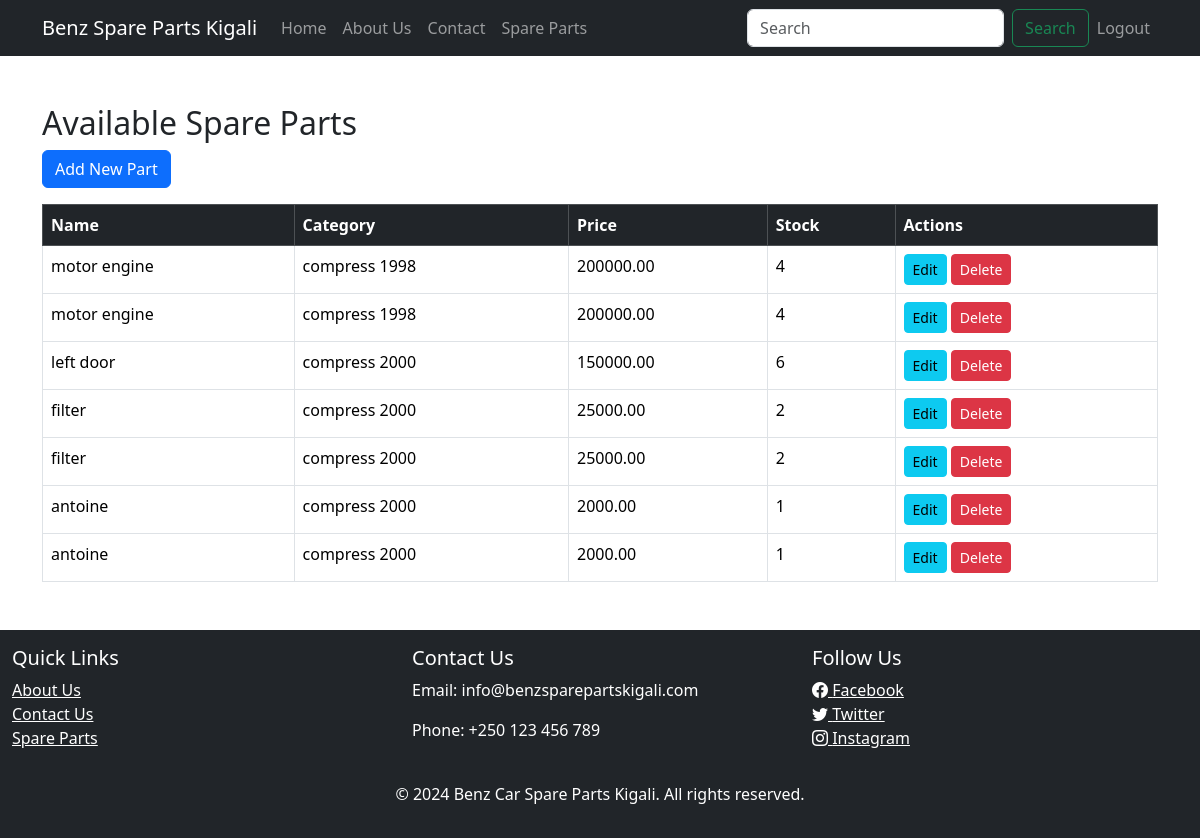
Screenshot of /spare_parts2.php (signed in) with the database file from the repository.
### tables this page shows
CREATE TABLE `parts` (
  `id` int(11) NOT NULL,
  `name` varchar(100) NOT NULL,
  `category` varchar(100) DEFAULT NULL,
  `price` decimal(10,2) NOT NULL,
  `stock` int(11) DEFAULT '0',
  `created_at` timestamp NULL DEFAULT CURRENT_TIMESTAMP
);

### spare_parts2.php (the view, shortened to what this page needs)
<?php
include 'db/db.php';
$result = $conn->query("SELECT * FROM parts");
?>
<!DOCTYPE html>
<html lang="en">
<head>
    <link href="https://cdn.jsdelivr.net/npm/bootstrap@5.3.3/dist/css/bootstrap.min.css" rel="stylesheet">
    <link href="https://cdnjs.cloudflare.com/ajax/libs/bootstrap-icons/1.5.0/font/bootstrap-icons.min.css" rel="stylesheet">
</head>
<body>
<nav class="navbar navbar-expand-lg navbar-dark bg-dark">
    <div class="container">
        <a class="navbar-brand" href="#">Benz Spare Parts Kigali</a>
        <div class="collapse navbar-collapse" id="navbarNav">
            <ul class="navbar-nav me-auto">
                <li class="nav-item">
                    <a class="nav-link" href="index.php">Home</a>
                </li>
                <li class="nav-item">
                    <a class="nav-link" href="about.php">About Us</a>
                </li>
                <li class="nav-item">
                    <a class="nav-link" href="contact.php">Contact</a>
                </li>
                <li class="nav-item">
                    <a class="nav-link" href="spare_parts.php">Spare Parts</a>
                </li>
            </ul>
            <form class="d-flex" action="search.php" method="GET">
                <input class="form-control me-2" type="search" placeholder="Search" aria-label="Search" name="query">
                <button class="btn btn-outline-success" type="submit">Search</button>
            </form>
            <ul class="navbar-nav">
                <li class="nav-item">
                    <a class="nav-link" href="logout.php">Logout</a>
                </li>
            </ul>
        </div>
    </div>
</nav>
<div class="container my-5">
    <h2>Available Spare Parts</h2>
    <button class="btn btn-primary mb-3" data-bs-toggle="modal" data-bs-target="#addModal">Add New Part</button>
    <table class="table table-bordered">
        <thead class="table-dark">
            <tr>
                <th>Name</th>
                <th>Category</th>
                <th>Price</th>
                <th>Stock</th>
                <th>Actions</th>
            </tr>
        </thead>
        <tbody>
            <?php while ($row = $result->fetch_assoc()): ?>
                <tr>
                    <td><?= htmlspecialchars($row['name']) ?></td>
                    <td><?= htmlspecialchars($row['category']) ?></td>
                    <td><?= htmlspecialchars($row['price']) ?></td>
                    <td><?= htmlspecialchars($row['stock']) ?></td>
                    <td>
                        <button class="btn btn-info btn-sm" data-bs-toggle="modal" data-bs-target="#editModal">Edit</button>
                        <button class="btn btn-danger btn-sm">Delete</button>
                    </td>
                </tr>
            <?php endwhile; ?>
        </tbody>
    </table>
</div>
<?php include 'footer.php'; ?>
</body>
</html>

### footer.php
<div class="container-fluid bg-dark text-white py-3">
    <div class="row">
        <div class="col-md-4">
            <h5>Quick Links</h5>
            <ul class="list-unstyled">
                <li><a href="about.php" class="text-white">About Us</a></li>
                <li><a href="contact.php" class="text-white">Contact Us</a></li>
                <li><a href="spare_parts.php" class="text-white">Spare Parts</a></li>
            </ul>
        </div>
        <div class="col-md-4">
            <h5>Contact Us</h5>
            <p>Email: info@benzsparepartskigali.com</p>
            <p>Phone: +250 123 456 789</p>
        </div>
        <div class="col-md-4">
            <h5>Follow Us</h5>
            <a href="#" class="text-white"><i class="bi bi-facebook"></i> Facebook</a><br>
            <a href="#" class="text-white"><i class="bi bi-twitter"></i> Twitter</a><br>
            <a href="#" class="text-white"><i class="bi bi-instagram"></i> Instagram</a>
        </div>
    </div>
    <div class="text-center mt-3">
        <p>&copy; 2024 Benz Car Spare Parts Kigali. All rights reserved.</p>
    </div>
</div>

### rows the page displays
parts: name "motor engine", category "compress 1998", price "200000.00", stock "4"
parts: name "motor engine", category "compress 1998", price "200000.00", stock "4"
parts: name "left door", category "compress 2000", price "150000.00", stock "6"
parts: name "filter", category "compress 2000", price "25000.00", stock "2"
parts: name "filter", category "compress 2000", price "25000.00", stock "2"
parts: name "antoine", category "compress 2000", price "2000.00", stock "1"
parts: name "antoine", category "compress 2000", price "2000.00", stock "1"
